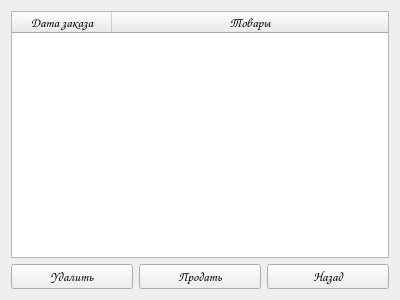
<?xml version="1.0" encoding="UTF-8"?>
<ui version="4.0">
 <class>OrderManagement</class>
 <widget class="QWidget" name="OrderManagement">
  <property name="geometry">
   <rect>
    <x>0</x>
    <y>0</y>
    <width>400</width>
    <height>300</height>
   </rect>
  </property>
  <property name="windowTitle">
   <string>Обработка заказов</string>
  </property>
  <layout class="QGridLayout" name="gridLayout">
   <item row="1" column="1">
    <widget class="QPushButton" name="sell">
     <property name="font">
      <font>
       <family>Comic Sans MS</family>
       <pointsize>10</pointsize>
       <italic>false</italic>
       <bold>false</bold>
      </font>
     </property>
     <property name="text">
      <string>Продать</string>
     </property>
    </widget>
   </item>
   <item row="1" column="0">
    <widget class="QPushButton" name="remove">
     <property name="font">
      <font>
       <family>Comic Sans MS</family>
       <pointsize>10</pointsize>
       <italic>false</italic>
       <bold>false</bold>
      </font>
     </property>
     <property name="text">
      <string>Удалить</string>
     </property>
    </widget>
   </item>
   <item row="1" column="2">
    <widget class="QPushButton" name="back">
     <property name="font">
      <font>
       <family>Comic Sans MS</family>
       <pointsize>10</pointsize>
       <italic>false</italic>
       <bold>false</bold>
      </font>
     </property>
     <property name="text">
      <string>Назад</string>
     </property>
    </widget>
   </item>
   <item row="0" column="0" colspan="3">
    <widget class="QTableWidget" name="table">
     <property name="font">
      <font>
       <family>Comic Sans MS</family>
       <pointsize>10</pointsize>
       <italic>false</italic>
       <bold>false</bold>
      </font>
     </property>
     <attribute name="horizontalHeaderStretchLastSection">
      <bool>true</bool>
     </attribute>
     <column>
      <property name="text">
       <string>Дата заказа</string>
      </property>
     </column>
     <column>
      <property name="text">
       <string>Товары</string>
      </property>
     </column>
    </widget>
   </item>
  </layout>
 </widget>
 <resources/>
 <connections/>
</ui>
